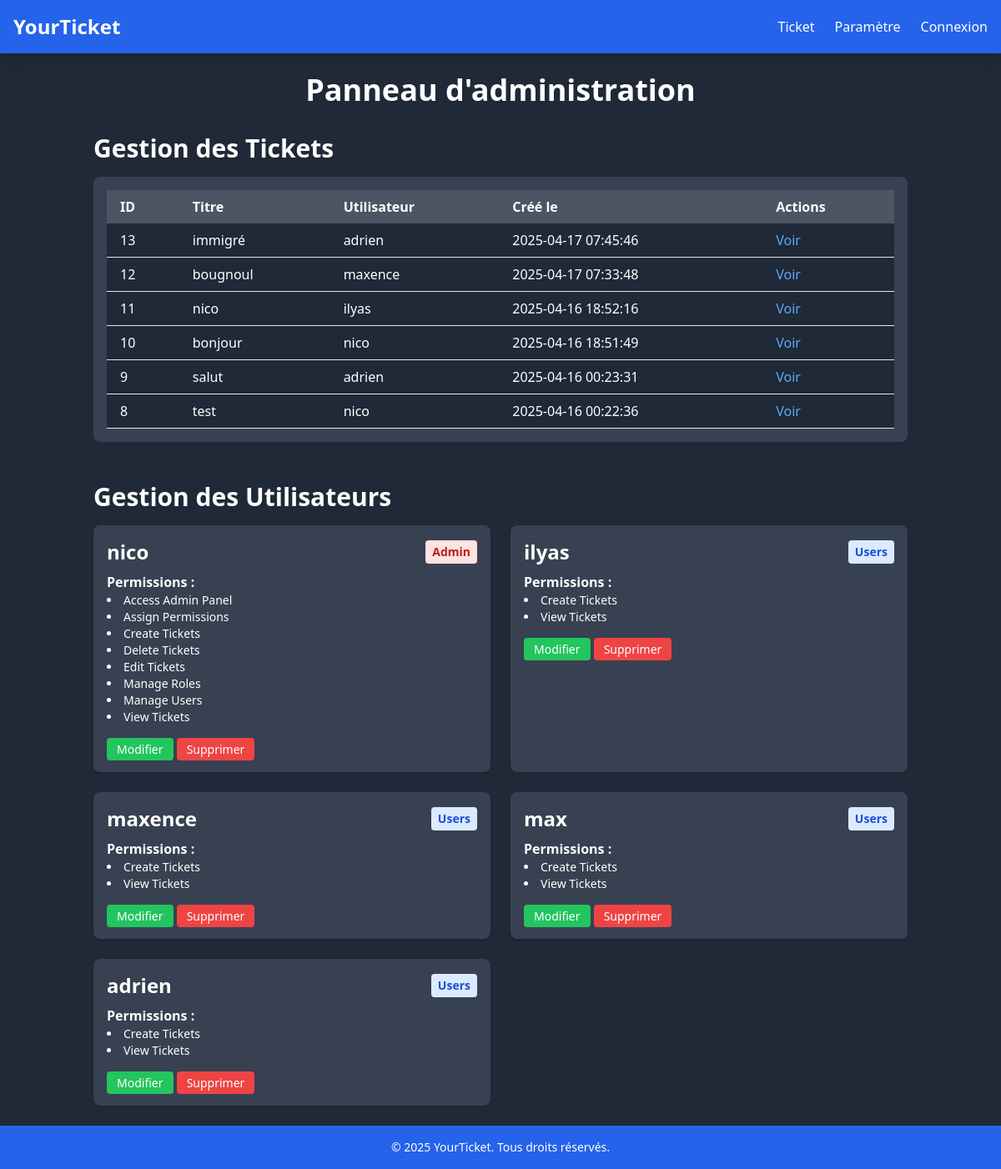
The app's page /admin.php with its own data.
### tables this page shows
CREATE TABLE `Ticket` (
  `Id` int NOT NULL,
  `Title` varchar(255) NOT NULL,
  `User_id` int DEFAULT NULL,
  `Created_at` timestamp NULL DEFAULT CURRENT_TIMESTAMP,
  `Updated_at` timestamp NULL DEFAULT NULL,
  `Updated_by` int DEFAULT NULL,
  `Created_by` int DEFAULT NULL,
  `Deleted_at` timestamp NULL DEFAULT NULL
);

CREATE TABLE `Users` (
  `Id` int NOT NULL,
  `Role_id` int DEFAULT NULL,
  `Username` varchar(255) NOT NULL,
  `Firstname` varchar(255) NOT NULL,
  `Lastname` varchar(255) DEFAULT NULL,
  `Password` varchar(255) NOT NULL,
  `mail` varchar(255) NOT NULL,
  `Image` varchar(255) DEFAULT NULL,
  `Status` varchar(1) NOT NULL DEFAULT 'Y',
  `Created_at` timestamp NULL DEFAULT CURRENT_TIMESTAMP,
  `Deleted_at` timestamp NULL DEFAULT NULL,
  `Updated_at` timestamp NULL DEFAULT NULL,
  `Created_by` int DEFAULT NULL
);

### admin.php (the view, shortened to what this page needs)
<?php
try {
    $pdo = new PDO('mysql:host=localhost;dbname=ticket_233', 'root', 'root');
    $pdo->setAttribute(PDO::ATTR_ERRMODE, PDO::ERRMODE_EXCEPTION);
} catch (PDOException $e) {
    die('Connection failed: ' . $e->getMessage());
}
try {
    $queryTickets = $pdo->query("
        SELECT t.Id, t.Title, u.Username, t.Created_at
        FROM Ticket t
        LEFT JOIN Users u ON t.User_id = u.Id
        ORDER BY t.Created_at DESC
    ");
    $tickets = $queryTickets->fetchAll(PDO::FETCH_ASSOC);
} catch (PDOException $e) {
    $tickets = [];
}
try {
    $queryUsers = $pdo->query("
        SELECT
            u.Id AS user_id,
            u.Username,
            r.Name AS role_name,
            p.Name AS permission_name
        FROM Users u
        JOIN Roles r ON u.Role_id = r.Id
        JOIN Permission_Roles pr ON r.Id = pr.Role_id
        JOIN Permissions p ON pr.Permission_id = p.Id
        WHERE u.Deleted_at IS NULL
        ORDER BY u.Id, p.Name
    ");
    $results = $queryUsers->fetchAll(PDO::FETCH_ASSOC);
    $users = [];
    foreach ($results as $row) {
        $id = $row['user_id'];
        if (!isset($users[$id])) {
            $users[$id] = [
                'user_id'     => $id,
                'username'    => $row['Username'],
                'role'        => $row['role_name'],
                'permissions' => []
            ];
        }
        $users[$id]['permissions'][] = $row['permission_name'];
    }
} catch (PDOException $e) {
    $users = [];
}
?>
<!DOCTYPE html>
<html lang="fr">
<head>
    <script src="https://cdn.tailwindcss.com"></script>
</head>
<body class="bg-gray-800 text-white font-sans">
    <?php require_once './src/components/header.php'; ?>
    <div class="container mx-auto p-6">
        <h1 class="text-4xl font-bold mb-8 text-center">Panneau d'administration</h1>
        <section class="mb-12">
            <h2 class="text-3xl font-semibold mb-4">Gestion des Tickets</h2>
            <div class="overflow-x-auto bg-gray-700 p-4 rounded-lg">
                <?php if (count($tickets) > 0): ?>
                    <table class="min-w-full table-auto">
                        <thead class="bg-gray-600">
                            <tr>
                                <th class="px-4 py-2 text-left">ID</th>
                                <th class="px-4 py-2 text-left">Titre</th>
                                <th class="px-4 py-2 text-left">Utilisateur</th>
                                <th class="px-4 py-2 text-left">Créé le</th>
                                <th class="px-4 py-2 text-left">Actions</th>
                            </tr>
                        </thead>
                        <tbody>
                            <?php foreach ($tickets as $ticket): ?>
                                <tr class="bg-gray-800 hover:bg-gray-700 border-b">
                                    <td class="px-4 py-2"><?= htmlspecialchars($ticket['Id']) ?></td>
                                    <td class="px-4 py-2"><?= htmlspecialchars($ticket['Title']) ?></td>
                                    <td class="px-4 py-2"><?= htmlspecialchars($ticket['Username']) ?></td>
                                    <td class="px-4 py-2"><?= htmlspecialchars($ticket['Created_at']) ?></td>
                                    <td class="px-4 py-2">
                                        <a href="ticket_view.php?id=<?= htmlspecialchars($ticket['Id']) ?>" class="text-blue-400 hover:underline">Voir</a>
                                    </td>
                                </tr>
                            <?php endforeach; ?>
                        </tbody>
                    </table>
                <?php else: ?>
                    <p class="text-center text-gray-400">Aucun ticket à afficher pour le moment.</p>
                <?php endif; ?>
            </div>
        </section>
        <section>
            <h2 class="text-3xl font-semibold mb-4">Gestion des Utilisateurs</h2>
            <?php if (count($users) > 0): ?>
                <div class="grid grid-cols-1 md:grid-cols-2 gap-6">
                    <?php foreach ($users as $user): ?>
                        <?php
                        $roleName = strtolower($user['role']);
                        switch ($roleName) {
                            case 'admin':
                                $badgeClass = 'bg-red-100 text-red-700';
                                break;
                            default:
                                $badgeClass = 'bg-blue-100 text-blue-700';
                                break;
                        }
                        ?>
                        <div class="bg-gray-700 p-4 rounded-lg shadow">
                            <div class="flex justify-between items-center">
                                <h3 class="text-2xl font-bold"><?= htmlspecialchars($user['username']) ?></h3>
                                <span class="px-2 py-1 rounded text-sm font-semibold <?= $badgeClass; ?>">
                                    <?= htmlspecialchars($user['role']) ?>
                                </span>
                            </div>
                            <div class="mt-2">
                                <p class="font-semibold">Permissions :</p>
                                <ul class="list-disc list-inside text-sm">
                                    <?php foreach ($user['permissions'] as $permission): ?>
                                        <li><?= htmlspecialchars($permission) ?></li>
                                    <?php endforeach; ?>
                                </ul>
                            </div>
                            <div class="mt-4">
                                <a href="edit_user.php?id=<?= htmlspecialchars($user['user_id']) ?>" class="px-3 py-1 bg-green-500 rounded hover:bg-green-600 text-sm">Modifier</a>
                                <a href="delete_user.php?id=<?= htmlspecialchars($user['user_id']) ?>" class="px-3 py-1 bg-red-500 rounded hover:bg-red-600 text-sm">Supprimer</a>
                            </div>
                        </div>
                    <?php endforeach; ?>
                </div>
            <?php else: ?>
                <p class="text-center text-gray-400">Aucun utilisateur à gérer.</p>
            <?php endif; ?>
        </section>
    </div>
    <?php require_once './src/components/footer.php'; ?>
</body>
</html>

### src/components/header.php (shortened to what this page needs)
<?php
$hasAdminPermission = false;
?>
<nav class="bg-blue-600 p-4 shadow-lg">
    <div class="max-w-7xl mx-auto flex justify-between items-center">
        <h1 class="text-white text-2xl font-bold">
            <a href="/index.php" class="hover:text-yellow-300">YourTicket</a>
        </h1>
        <ul class="flex space-x-6 text-white items-center">
            <li><a href="#" class="hover:text-yellow-300">Ticket</a></li>
            <li><a href="#" class="hover:text-yellow-300">Paramètre</a></li>
            <?php if (isset($_SESSION['fname'])): ?>
                <li class="relative group" id="profile-menu">
                    <button class="flex items-center space-x-2 hover:text-yellow-300 focus:outline-none">
                        <span>👤 <?= htmlspecialchars($_SESSION['fname']) ?></span>
                        <svg class="w-4 h-4" fill="none" stroke="currentColor" stroke-width="2" viewBox="0 0 24 24">
                            <path stroke-linecap="round" stroke-linejoin="round" d="M19 9l-7 7-7-7" />
                        </svg>
                    </button>
                    <ul class="absolute left-0 mt-2 hidden bg-white border border-gray-300 shadow-lg rounded-lg text-gray-700">
                        <li><a href="./profil.php" class="block px-4 py-2 hover:bg-gray-100">Mon Profil</a></li>
                        <li><a href="/src/php/logout.php" class="block px-4 py-2 hover:bg-gray-100">Déconnexion</a></li>
                    </ul>
                </li>
                <?php if ($hasAdminPermission): ?>
                    <li><a href="/admin.php" class="hover:text-yellow-300">Admin</a></li>
                <?php endif; ?>
            <?php else: ?>
                <li><a href="/login.php" class="hover:text-yellow-300">Connexion</a></li>
            <?php endif; ?>
        </ul>
    </div>
</nav>

### src/components/footer.php
<footer class="bg-blue-600 p-4 shadow-lg mt-auto">
    <div class="max-w-7xl mx-auto text-center">
        <p class="text-white text-sm">
            © 2025 YourTicket. Tous droits réservés.
        </p>
    </div>
</footer>

### records on screen
ticket: Id "13", Title "immigré", User.Username "adrien", Created_at "2025-04-17 07:45:46"
ticket: Id "12", Title "bougnoul", User.Username "maxence", Created_at "2025-04-17 07:33:48"
ticket: Id "11", Title "nico", User.Username "ilyas", Created_at "2025-04-16 18:52:16"
ticket: Id "10", Title "bonjour", User.Username "nico", Created_at "2025-04-16 18:51:49"
ticket: Id "9", Title "salut", User.Username "adrien", Created_at "2025-04-16 00:23:31"
ticket: Id "8", Title "test", User.Username "nico", Created_at "2025-04-16 00:22:36"

### other values on screen
$user['username'] "nico"
$user['role'] "Admin"
$permission "Access Admin Panel"
$permission "Assign Permissions"
$permission "Create Tickets"
$permission "Delete Tickets"
$permission "Edit Tickets"
$permission "Manage Roles"
$permission "Manage Users"
$permission "View Tickets"
$user['username'] "ilyas"
$user['role'] "Users"
$user['username'] "maxence"
$user['username'] "max"
$user['username'] "adrien"
